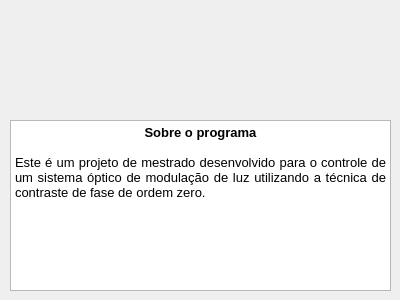
<?xml version="1.0" encoding="UTF-8"?>
<ui version="4.0">
 <class>About</class>
 <widget class="QDialog" name="About">
  <property name="windowModality">
   <enum>Qt::WindowModal</enum>
  </property>
  <property name="geometry">
   <rect>
    <x>0</x>
    <y>0</y>
    <width>400</width>
    <height>300</height>
   </rect>
  </property>
  <property name="sizePolicy">
   <sizepolicy hsizetype="Fixed" vsizetype="Fixed">
    <horstretch>0</horstretch>
    <verstretch>0</verstretch>
   </sizepolicy>
  </property>
  <property name="minimumSize">
   <size>
    <width>400</width>
    <height>300</height>
   </size>
  </property>
  <property name="maximumSize">
   <size>
    <width>400</width>
    <height>300</height>
   </size>
  </property>
  <property name="windowTitle">
   <string>Sobre</string>
  </property>
  <property name="windowIcon">
   <iconset>
    <normaloff>icon.xpm</normaloff>icon.xpm</iconset>
  </property>
  <property name="modal">
   <bool>true</bool>
  </property>
  <widget class="QLabel" name="lblFigure">
   <property name="geometry">
    <rect>
     <x>140</x>
     <y>10</y>
     <width>121</width>
     <height>101</height>
    </rect>
   </property>
   <property name="text">
    <string/>
   </property>
   <property name="pixmap">
    <pixmap>icon.xpm</pixmap>
   </property>
   <property name="scaledContents">
    <bool>true</bool>
   </property>
  </widget>
  <widget class="QTextEdit" name="teDescription">
   <property name="geometry">
    <rect>
     <x>10</x>
     <y>120</y>
     <width>381</width>
     <height>171</height>
    </rect>
   </property>
   <property name="readOnly">
    <bool>true</bool>
   </property>
   <property name="html">
    <string>&lt;!DOCTYPE HTML PUBLIC &quot;-//W3C//DTD HTML 4.0//EN&quot; &quot;http://www.w3.org/TR/REC-html40/strict.dtd&quot;&gt;
&lt;html&gt;&lt;head&gt;&lt;meta name=&quot;qrichtext&quot; content=&quot;1&quot; /&gt;&lt;style type=&quot;text/css&quot;&gt;
p, li { white-space: pre-wrap; }
&lt;/style&gt;&lt;/head&gt;&lt;body style=&quot; font-family:'Noto Sans'; font-size:10pt; font-weight:400; font-style:normal;&quot;&gt;
&lt;p align=&quot;center&quot; style=&quot; margin-top:0px; margin-bottom:0px; margin-left:0px; margin-right:0px; -qt-block-indent:0; text-indent:0px;&quot;&gt;&lt;span style=&quot; font-weight:600;&quot;&gt;Sobre o programa&lt;/span&gt;&lt;/p&gt;
&lt;p style=&quot;-qt-paragraph-type:empty; margin-top:0px; margin-bottom:0px; margin-left:0px; margin-right:0px; -qt-block-indent:0; text-indent:0px;&quot;&gt;&lt;br /&gt;&lt;/p&gt;
&lt;p align=&quot;justify&quot; style=&quot; margin-top:0px; margin-bottom:0px; margin-left:0px; margin-right:0px; -qt-block-indent:0; text-indent:0px;&quot;&gt;Este é um projeto de mestrado desenvolvido para o controle de um sistema óptico de modulação de luz utilizando a técnica de contraste de fase de ordem zero.&lt;/p&gt;&lt;/body&gt;&lt;/html&gt;</string>
   </property>
  </widget>
 </widget>
 <resources/>
 <connections/>
</ui>
